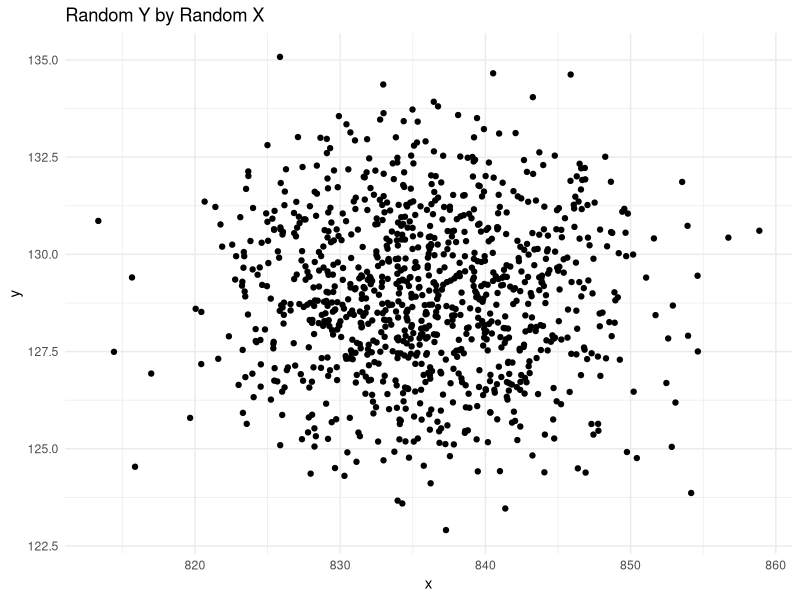
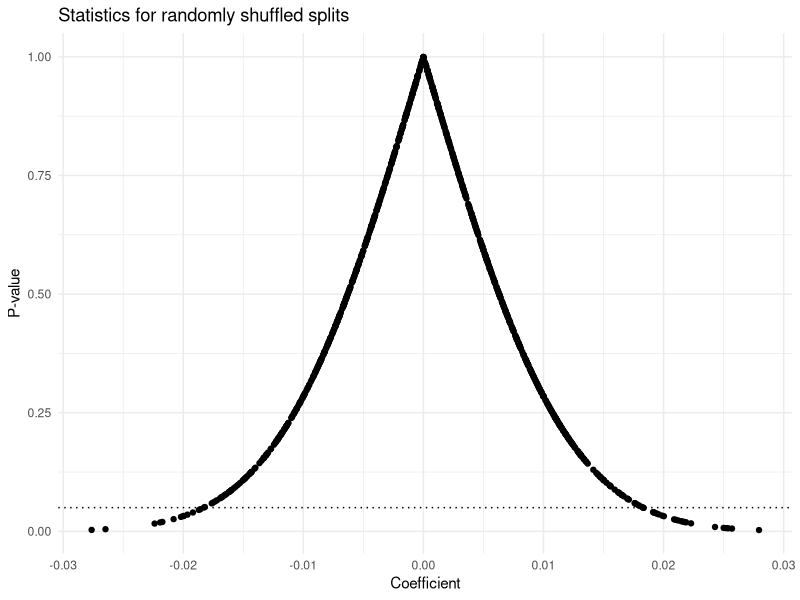

Here is the R script that generated these plots, in order:
## ---- chunk 1
library(tidyverse)
## ---- chunk 2
set.seed(1)

X_MEAN = sample(1:1000, 1)
X_SD = sample(1:10, 1)
Y_MEAN = sample(1:1000, 1)
Y_SD = sample(1:10, 1)

x = rnorm(1000, mean=X_MEAN, sd=X_SD)
y = rnorm(1000, mean=Y_MEAN, sd=Y_SD)

og_data = data.frame(x=x, y=y)

## ---- chunk 3
og_data %>%
  ggplot(aes(x = x,
             y = y)) +
  geom_point() +
  theme_minimal() +
  labs(title = "Random Y by Random X")
## ---- chunk 4

NUM_HACKS = 1000

test_coef = c()
test_p = c()
size_v = c()
for (i in c(1:NUM_HACKS)) {
  new_x = sample(x)
  # new_x = rnorm(1000, mean=X_MEAN, sd=X_SD)
  new_test = summary(lm(y ~ new_x))
  test_coef[i] = new_test$coefficients[2]
  test_p[i] = new_test$coefficients[8]
}

d = data.frame(coef = test_coef,
               p = test_p)

## ---- chunk 5

d %>%
  ggplot(aes(x = test_coef,
             y = test_p)) +
  geom_point() +
  geom_hline(yintercept = .05, linetype = "dotted") +
  labs(x = "Coefficient",
       y = "P-value",
       title = "Statistics for randomly shuffled splits") +
  theme_minimal()

